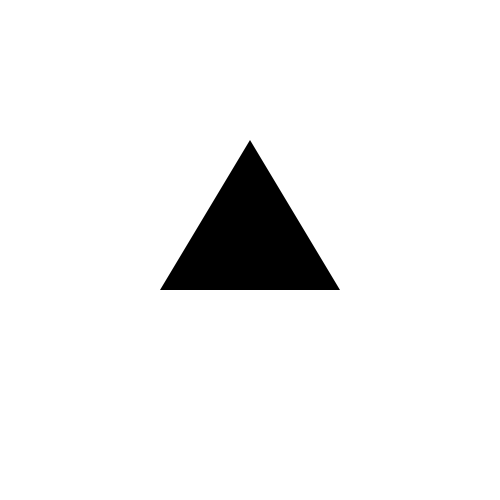
Frame 1 (no input)
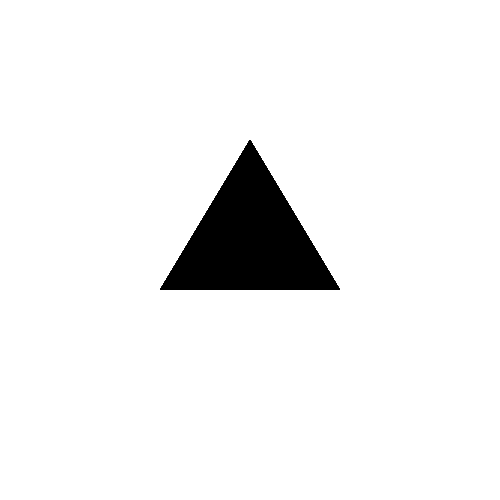
Frame 60 (the mouse pressed at the canvas centre just before this capture)
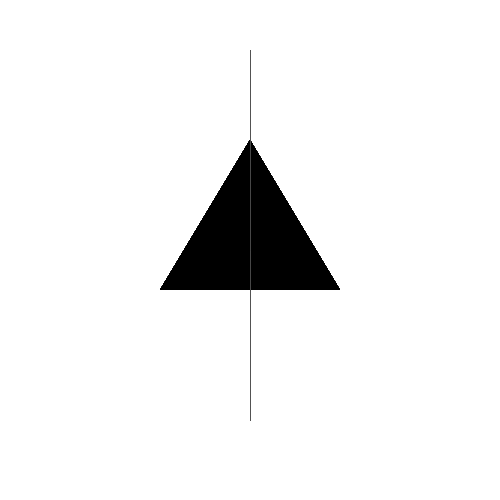
Frame 120 (the mouse held since frame 60 and released just before this capture)

The Processing sketch that drew these frames (run headless with seeded random() and noise(); from frame 60 on, the mouse is pressed at the canvas centre):

// Processing sketch: processing_28922
// ── processing_28922.pde

void setup(){
  size(500, 500);
  smooth();
  background(255);
}
   
void draw(){
   
  if(mousePressed){
  stroke(80, 80, 80, 20);
  line (width/2, 50, mouseX, mouseY);
  line(width/2, height-80, mouseX, mouseY);
  }
   
  else{
    noStroke();
    fill(0);
    triangle(160, 290, 250, 140, 340, 290);
  }
 
}
